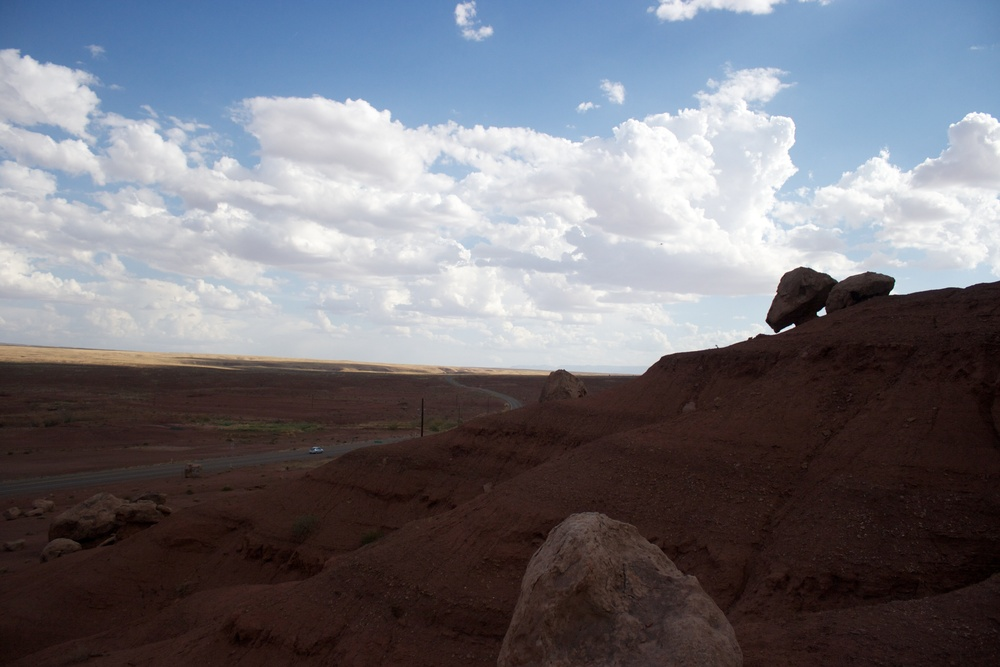
#> input picture data/nevada3.jpg, 1000 x 667 px, shrunk from 3888 x 2592 before the run
$ python stitch.py ../data
#> lines starting #> are read from the running program, lines starting #| are printed output that depends on the picture
# -*- coding: utf-8 -*-
"""
Created on Thu Apr  9 15:34:10 2020

@author: prajit kk
"""


import numpy as np
import cv2 as cv
import random
import sys
from os import listdir
from scipy.spatial import distance
import os

import warnings
warnings.filterwarnings("ignore")


            #determining matches

def matching_keypoints(kp1, kp2, des1, des2):
    distance_measure = distance.cdist(des1, des2, metric='sqeuclidean')
    threshold  = 10000
    img1 = np.where(distance_measure <= threshold)
    img2 = np.where(distance_measure <= threshold)
    img1 = img1[0]
    img2 = img2[1]

    img1_pt = []
    for i in img1:
        img1_pt.append(kp1[i].pt)

    img2_pt = []
    for i in img2:
        img2_pt.append(kp2[i].pt)
    img1_pt = np.array(img1_pt)
    img2_pt = np.array(img2_pt)
    return img1_pt,img2_pt


            # determining Homography matrix#
# [74 lines left out: functions Homography_matrix, ransac, wrapping, not called in this run]

                    #cropping the black areas#
def cropping(img):
    x = 0
    y = 0
    height, width, dims = img.shape
    for i in range(height):
        for j in range(width):
            if (img[i, j, :] != [0,0,0]).all():
                if j > x:
                   x = j
                if i > y:
                   y = i
    crop_img = img[0:y,0:x, :]
    return crop_img


################################Main ###########################
def main():
    directory = str(sys.argv[1])
    #print("directory",directory)
    onlyfiles = [f for f in listdir(os.path.join(directory)) ]

    if "panorama.jpg" in onlyfiles:
        onlyfiles.remove("panorama.jpg")
        #print("removed panroama")

    images = []
    for i in onlyfiles:
        images.append(cv.imread(directory+"/"+i))
            #selecting random image at first
    random_1 = random.randrange(0,len(images))
#> random_1 = 1
    img1 = images[random_1]
#> img1 is the input picture: shape (667, 1000, 3); mean B, G, R 121, 113.6, 114.5
    first_loop = True
    #images.pop(random_1)
    sift = cv.xfeatures2d.SIFT_create()

    while len(images)>0:
        print("image len now :" + str(len(images)))
        high_match_index = 0
        big_match_count = 0
        kps1, desc1 = sift.detectAndCompute(img1,None)
        for i in range(len(images)):
            kps2, desc2 = sift.detectAndCompute(images[i],None)
            mat1,mat2 =  matching_keypoints(kps1,kps2, desc1,desc2)

            if (big_match_count < len(mat1)):
                high_match_index = i
                big_match_count = len(mat1)
            #select the best image with more matches
        if first_loop:
            first_loop = False
            if big_match_count < 5:
                # if matches are less then remove the image
                print("first loop down")
                random_1 = random.randrange(0,len(images))
                img1 = images[random_1]
                continue
        img2 = images[high_match_index]
        try:
            if(np.array(img1)==np.array(img2)).all():
                print("same images")
                images.pop(high_match_index)
                continue
        except:
            pass
        #print("images selected")

        height1, width1, dims1 = img1.shape
        height2, width2, dims2 = img2.shape

        kp1, des1 = sift.detectAndCompute(img1,None)
        kp2, des2 = sift.detectAndCompute(img2,None)
        mat1,mat2 =  matching_keypoints(kp1,kp2, des1,des2)
        if (len(mat1)< 5):
            print("image has less matches")
            images.pop(high_match_index)
            continue


        H = ransac(mat2,mat1,1000)

        if (H == []):
            #sometimes we get empty matrix, lets delete the image
            del images[high_match_index]
            #print("image no homography")
            continue

        dst1,dst2 = wrapping(img1,img2,H)


        images.pop(high_match_index)

                #finding the total zeros in both and selecting the one with less zeros
        unique1, counts1 = np.unique(dst1, return_counts=True)
        unique2, counts2 = np.unique(dst2, return_counts=True)

        if(counts1[0]>counts2[0]):
            img1 = dst2
        else:
            img1 = dst1
#> this loop made 2 passes
#| image len now :2
#| same images
#| image len now :1
#| same images
#> pass 1, in matching_keypoints, `distance_measure = distance.cdist(des1, des2, metric='sqeuclidean')`:
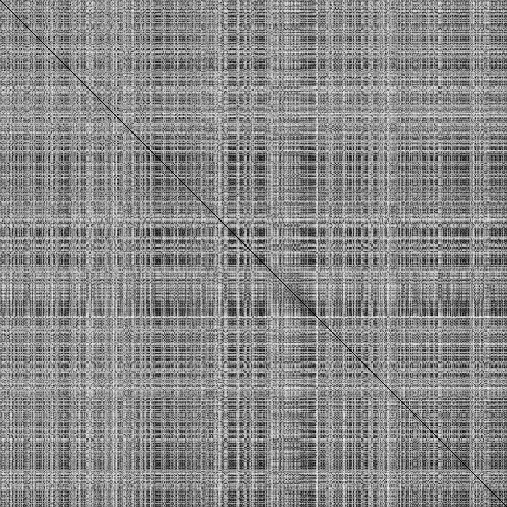
#> distance_measure: shape (507, 507) float64; min 0, max 477592, mean 255908.8; drawn with min black and max white
#> after the loop, first_loop = False; images = []; random_1 = 1

    #plt.imshow(img1)

    #print("cropping started")
    final_img = cropping(img1)
    #print("cropping done")
    #plt.imshow(final_img)

    cv.imwrite(os.path.join(directory +'/panorama.jpg'),final_img)


main()
